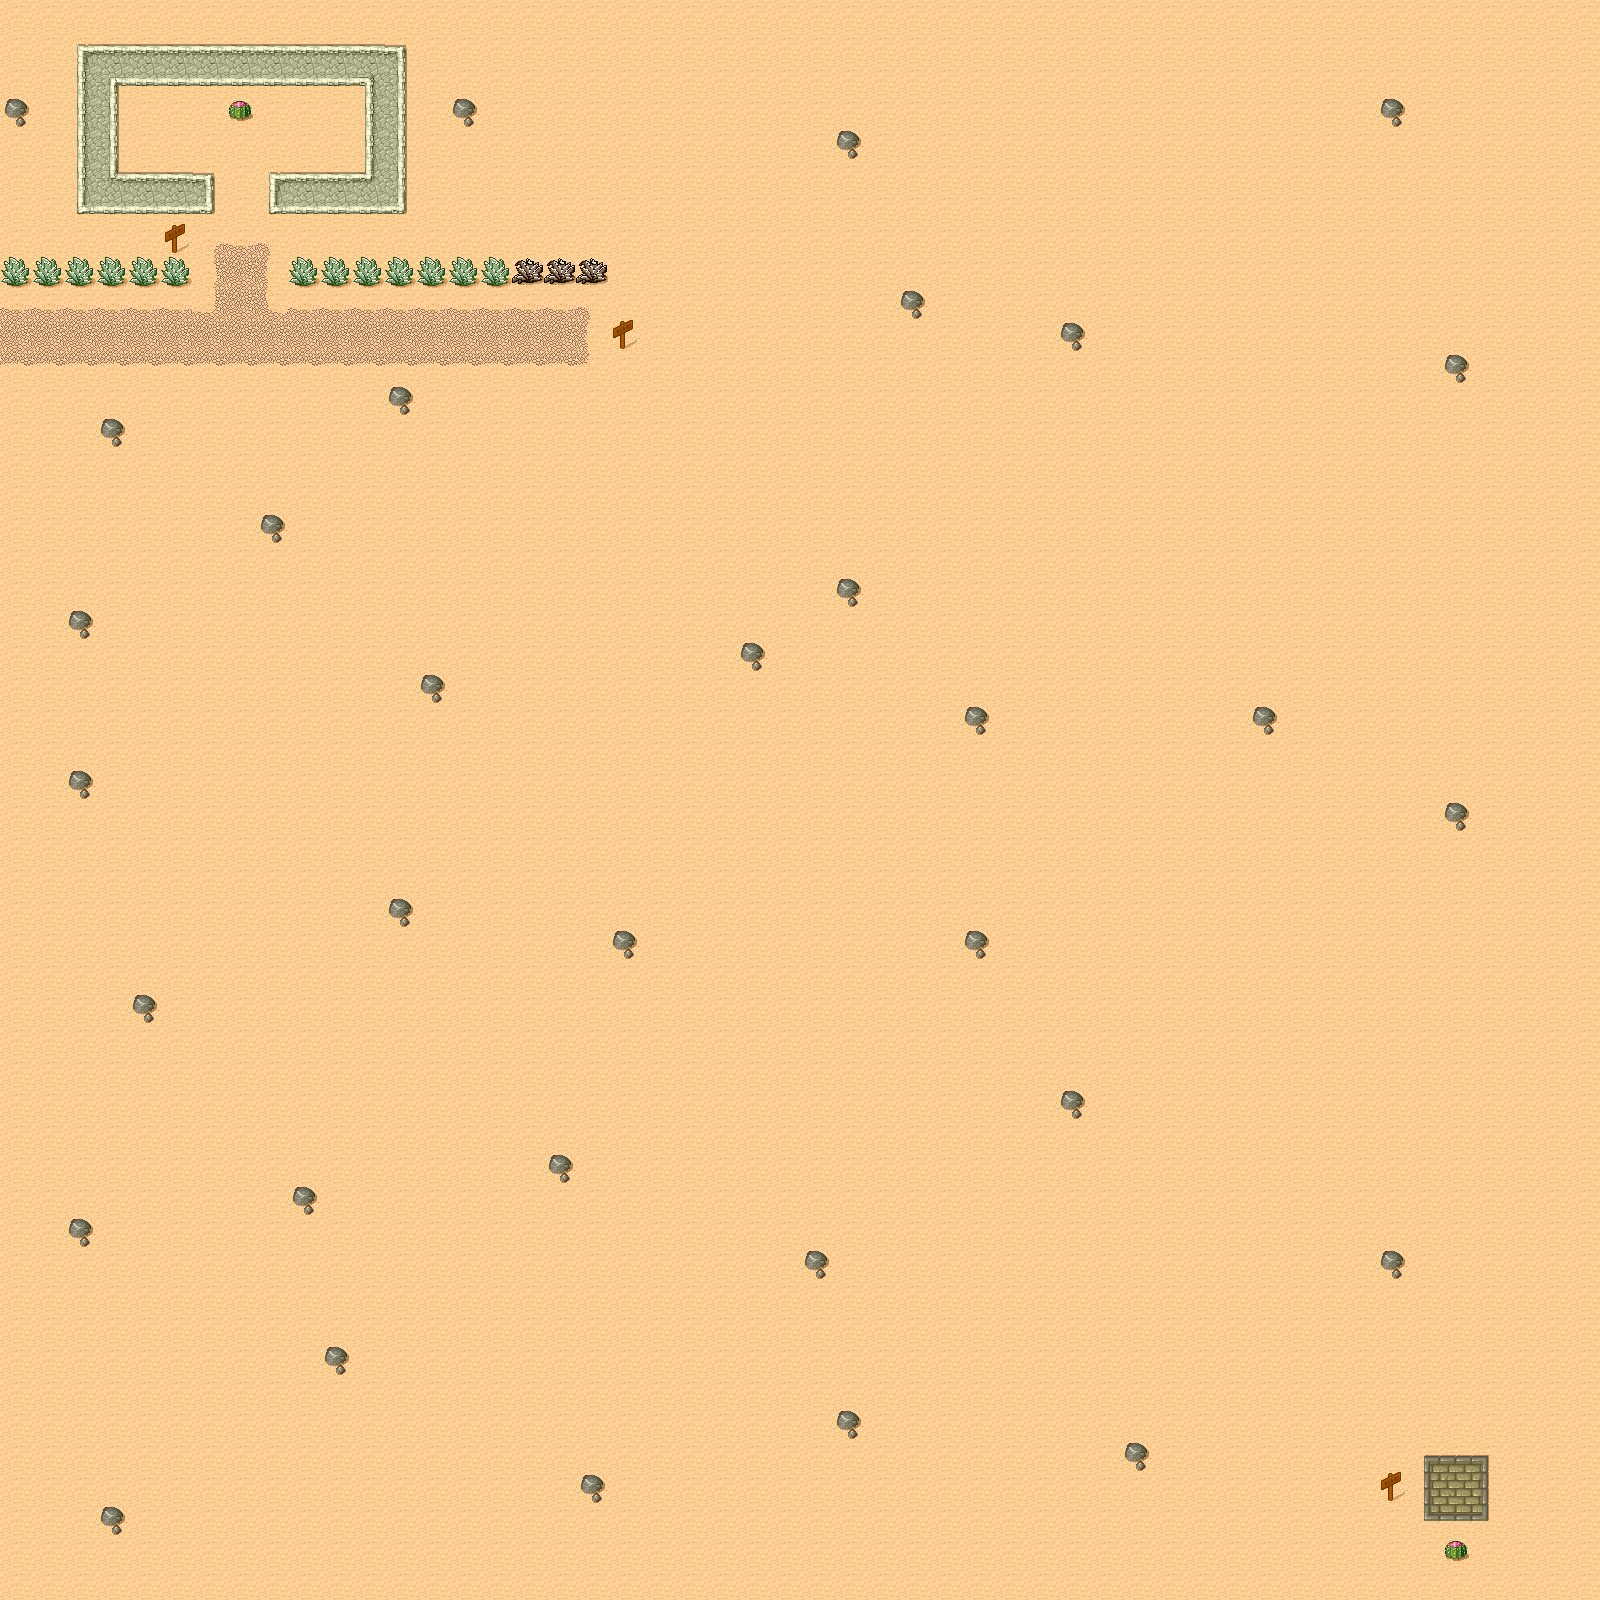

Below is a game level as drawn by its tile map, then a one-line description and the .tmx that defines it (tile-layer data replaced by summaries):
An orthogonal 50x50 tile map with 32x32 px tiles, 3 tile layers (Background, Foreground, Meta), 2 tilesets and 1 object (SpawnPoint).

<map version="1.0" orientation="orthogonal" width="50" height="50" tilewidth="32" tileheight="32">
 <tileset firstgid="1" name="tmw_desert_spacing" tilewidth="32" tileheight="32" spacing="1" margin="1">
  <image source="tmw_desert_spacing.png" width="265" height="199" />
 </tileset>
 <tileset firstgid="49" name="meta_tiles" tilewidth="32" tileheight="32" spacing="1" margin="1">
  <image source="meta_tiles.png" width="67" height="34" />
  <tile id="0">
   <properties>
    <property name="Collidable" value="True" />
   </properties>
  </tile>
  <tile id="1">
   <properties>
    <property name="Collectable" value="True" />
   </properties>
  </tile>
 </tileset>
 <layer name="Background" width="50" height="50">
  <data>[2500 cells, 2500 non-empty, 36 distinct tile ids]</data>
 </layer>
 <objectgroup name="Objects" width="50" height="50">
  <object name="SpawnPoint" x="45" y="337" />
 </objectgroup>
 <layer name="Foreground" width="50" height="50">
  <data>[2500 cells, 2 non-empty, 1 distinct tile ids]</data>
 </layer>
 <layer name="Meta" width="50" height="50" opacity="0">
  <data>[2500 cells, 64 non-empty, 2 distinct tile ids]</data>
 </layer>
</map>
